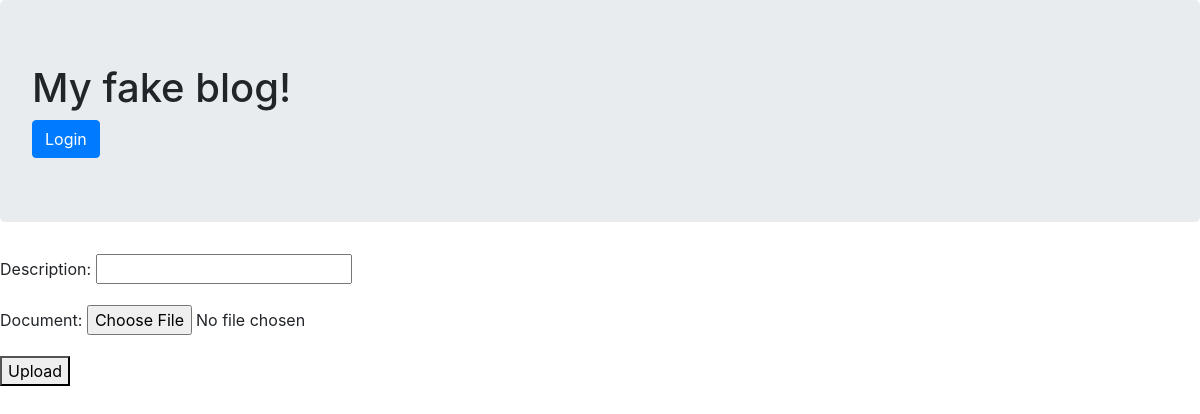
Page /app/ on the earlier database version.
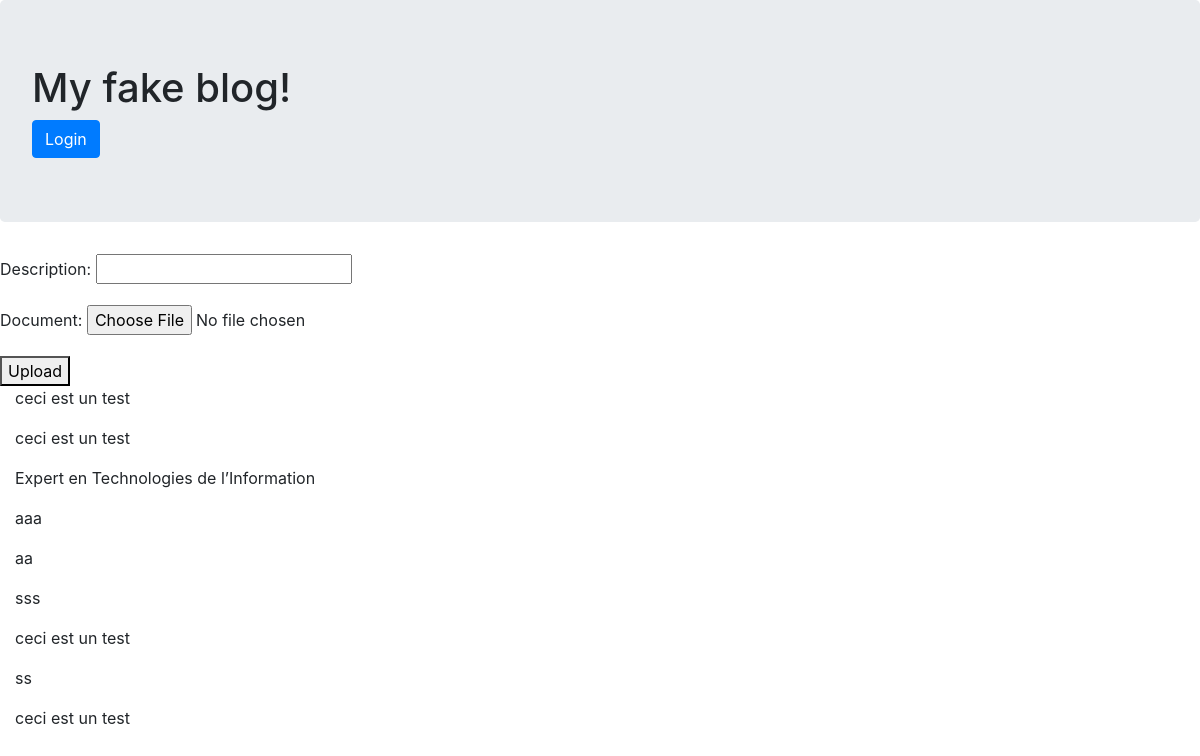
Same page on the later database version.
### app/models.py (models this page shows)
class Document(models.Model):
    description = models.CharField(max_length=255, blank=True)
    document = models.FileField(upload_to='documents/', validators=[FileExtensionValidator(allowed_extensions=['pdf'])])
    uploaded_at = models.DateTimeField(auto_now_add=True)

### app/views.py (the view)
# urls.py: path('', views.index, name='index'),
def index(request):
    if request.method == 'POST':
        form = DocumentForm(request.POST, request.FILES)
        if form.is_valid():
            form.save()
            return redirect("/app")
    else:
        form = DocumentForm()
    return render(request, 'index.html', {
        'form': form,
        'documents': Document.objects.all()
    })

### app/forms.py
class DocumentForm(forms.ModelForm):
    class Meta:
        model = Document
        fields = ('description', 'document', )

### templates/index.html (shortened to what this page needs)
<!doctype html>
<html lang="en">
<head>
  <link
    rel="stylesheet"
    href="https://stackpath.bootstrapcdn.com/bootstrap/4.1.0/css/bootstrap.min.css"
>
</head>
<body>
  <div class="jumbotron">
    <h1>My fake blog!</h1>
    {% if user.is_authenticated %}
      <p>Logged as {{ user.username }}</p>
      <a class="btn btn-primary" href="{% url 'logout' %}">Logout</a>
    {% else %}
      <a class="btn btn-primary" href="{% url 'social:begin' 'google-oauth2' %}">
        Login
      </a>
    {% endif %}
  </div>
  <div>
    <form method="post" enctype="multipart/form-data">
      {{ form.as_p }}
      <button type="submit">Upload</button>
    </form>
  </div>
  <div class="container-fluid">
  {% for document in documents %}
    <div>
      <p>{{ document.description }}</p>
    </div>
  {% endfor %}
  </div>
</body>
</html>

Differences in the rows shown:
added Document: description "ceci est un test"
added Document: description "ceci est un test"
added Document: description "Expert en Technologies de l’Information"
added Document: description "aaa"
added Document: description "aa"
added Document: description "sss"
added Document: description "ceci est un test"
added Document: description "ss"
added Document: description "ceci est un test"
